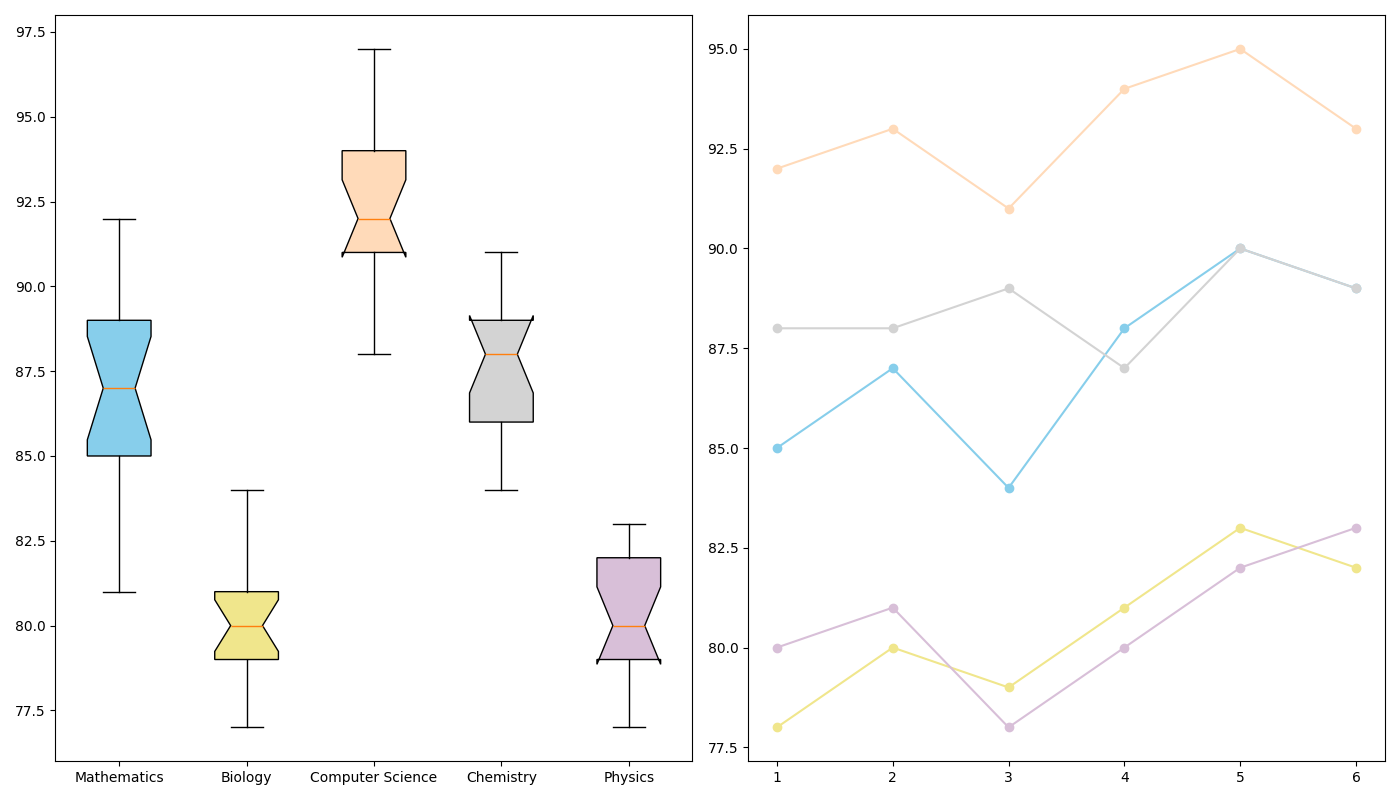

Here is the Python script that generated this plot:
import matplotlib.pyplot as plt
import numpy as np

# Define scores for each major across various exam weeks
scores_data = {
    'Mathematics': [85, 88, 83, 90, 89, 86, 84, 92, 81, 87, 85, 89, 88, 84, 85, 90, 87],
    'Biology': [78, 80, 79, 82, 81, 78, 84, 79, 77, 81, 80, 83, 78, 82, 80, 79, 81],
    'Computer Science': [92, 93, 91, 95, 94, 92, 90, 91, 88, 94, 93, 97, 89, 91, 92, 94, 95],
    'Chemistry': [88, 89, 90, 86, 87, 91, 88, 85, 84, 87, 91, 86, 90, 88, 84, 89, 86],
    'Physics': [80, 83, 78, 81, 82, 80, 79, 81, 77, 80, 83, 79, 81, 82, 78, 80, 83]
}

majors = list(scores_data.keys())
scores = list(scores_data.values())

fig, axs = plt.subplots(1, 2, figsize=(14, 8))

# Box plot
box = axs[0].boxplot(scores, notch=True, vert=True, patch_artist=True, labels=majors)

new_colors = ['skyblue', 'khaki', 'peachpuff', 'lightgrey', 'thistle']
for patch, color in zip(box['boxes'], new_colors):
    patch.set_facecolor(color)

# Line plot for median scores over exam weeks for each major
weeks = np.array([1, 2, 3, 4, 5, 6])
math_median = [85, 87, 84, 88, 90, 89]
bio_median = [78, 80, 79, 81, 83, 82]
cs_median = [92, 93, 91, 94, 95, 93]
chem_median = [88, 88, 89, 87, 90, 89]
phys_median = [80, 81, 78, 80, 82, 83]

median_scores_over_weeks = [math_median, bio_median, cs_median, chem_median, phys_median]

for median_score, color in zip(median_scores_over_weeks, new_colors):
    axs[1].plot(weeks, median_score, marker='o', linestyle='-', color=color)

plt.tight_layout()
plt.show()
